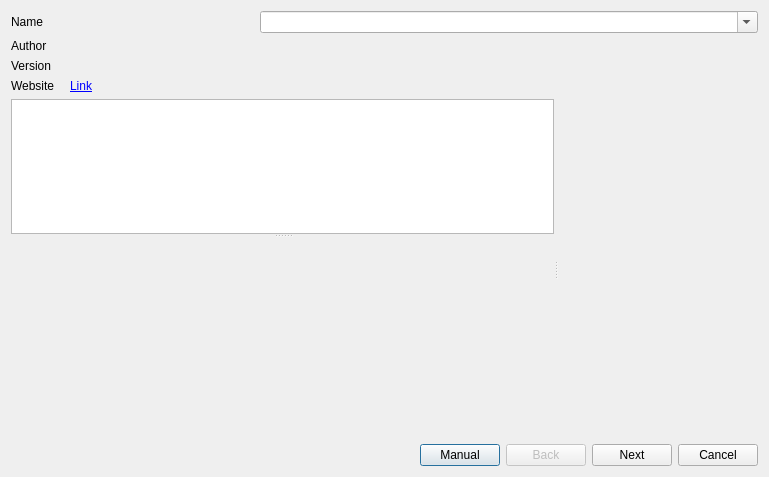
<?xml version="1.0" encoding="UTF-8"?>
<ui version="4.0">
 <class>FomodInstallerDialog</class>
 <widget class="QDialog" name="FomodInstallerDialog">
  <property name="geometry">
   <rect>
    <x>0</x>
    <y>0</y>
    <width>769</width>
    <height>477</height>
   </rect>
  </property>
  <property name="windowTitle">
   <string>FOMOD Installer</string>
  </property>
  <layout class="QVBoxLayout" name="verticalLayout" stretch="0,0,0,0">
   <item>
    <layout class="QHBoxLayout" name="horizontalLayout_2" stretch="1,2">
     <property name="spacing">
      <number>0</number>
     </property>
     <item>
      <widget class="QLabel" name="label">
       <property name="text">
        <string>Name</string>
       </property>
      </widget>
     </item>
     <item>
      <widget class="QComboBox" name="nameCombo">
       <property name="sizePolicy">
        <sizepolicy hsizetype="Minimum" vsizetype="Fixed">
         <horstretch>0</horstretch>
         <verstretch>0</verstretch>
        </sizepolicy>
       </property>
       <property name="editable">
        <bool>true</bool>
       </property>
      </widget>
     </item>
    </layout>
   </item>
   <item>
    <layout class="QFormLayout" name="formLayout">
     <property name="fieldGrowthPolicy">
      <enum>QFormLayout::AllNonFixedFieldsGrow</enum>
     </property>
     <property name="horizontalSpacing">
      <number>15</number>
     </property>
     <item row="0" column="0">
      <widget class="QLabel" name="label_3">
       <property name="text">
        <string>Author</string>
       </property>
      </widget>
     </item>
     <item row="1" column="0">
      <widget class="QLabel" name="label_4">
       <property name="text">
        <string>Version</string>
       </property>
      </widget>
     </item>
     <item row="1" column="1">
      <widget class="QLabel" name="versionLabel">
       <property name="text">
        <string/>
       </property>
      </widget>
     </item>
     <item row="2" column="0">
      <widget class="QLabel" name="label_2">
       <property name="text">
        <string>Website</string>
       </property>
      </widget>
     </item>
     <item row="2" column="1">
      <widget class="QLabel" name="websiteLabel">
       <property name="text">
        <string>&lt;a href=&quot;#&quot;&gt;Link&lt;/a&gt;</string>
       </property>
      </widget>
     </item>
     <item row="0" column="1">
      <widget class="QLabel" name="authorLabel">
       <property name="text">
        <string/>
       </property>
      </widget>
     </item>
    </layout>
   </item>
   <item>
    <widget class="QSplitter" name="splitter_2">
     <property name="sizePolicy">
      <sizepolicy hsizetype="Expanding" vsizetype="Expanding">
       <horstretch>0</horstretch>
       <verstretch>0</verstretch>
      </sizepolicy>
     </property>
     <property name="orientation">
      <enum>Qt::Horizontal</enum>
     </property>
     <property name="childrenCollapsible">
      <bool>false</bool>
     </property>
     <widget class="QSplitter" name="splitter">
      <property name="orientation">
       <enum>Qt::Vertical</enum>
      </property>
      <property name="childrenCollapsible">
       <bool>false</bool>
      </property>
      <widget class="QTextEdit" name="descriptionText">
       <property name="sizePolicy">
        <sizepolicy hsizetype="Preferred" vsizetype="Preferred">
         <horstretch>0</horstretch>
         <verstretch>0</verstretch>
        </sizepolicy>
       </property>
       <property name="minimumSize">
        <size>
         <width>0</width>
         <height>100</height>
        </size>
       </property>
       <property name="readOnly">
        <bool>true</bool>
       </property>
      </widget>
      <widget class="ScaleLabel" name="screenshotLabel">
       <property name="sizePolicy">
        <sizepolicy hsizetype="Minimum" vsizetype="Minimum">
         <horstretch>0</horstretch>
         <verstretch>0</verstretch>
        </sizepolicy>
       </property>
       <property name="minimumSize">
        <size>
         <width>320</width>
         <height>200</height>
        </size>
       </property>
       <property name="text">
        <string/>
       </property>
      </widget>
     </widget>
     <widget class="QStackedWidget" name="stepsStack">
      <property name="minimumSize">
       <size>
        <width>200</width>
        <height>0</height>
       </size>
      </property>
      <property name="currentIndex">
       <number>-1</number>
      </property>
     </widget>
    </widget>
   </item>
   <item>
    <layout class="QHBoxLayout" name="horizontalLayout_3">
     <item>
      <spacer name="horizontalSpacer">
       <property name="orientation">
        <enum>Qt::Horizontal</enum>
       </property>
       <property name="sizeHint" stdset="0">
        <size>
         <width>40</width>
         <height>20</height>
        </size>
       </property>
      </spacer>
     </item>
     <item>
      <widget class="QPushButton" name="manualBtn">
       <property name="text">
        <string>Manual</string>
       </property>
      </widget>
     </item>
     <item>
      <widget class="QPushButton" name="prevBtn">
       <property name="enabled">
        <bool>false</bool>
       </property>
       <property name="text">
        <string>Back</string>
       </property>
      </widget>
     </item>
     <item>
      <widget class="QPushButton" name="nextBtn">
       <property name="text">
        <string>Next</string>
       </property>
      </widget>
     </item>
     <item>
      <widget class="QPushButton" name="cancelBtn">
       <property name="text">
        <string>Cancel</string>
       </property>
       <property name="default">
        <bool>false</bool>
       </property>
       <property name="flat">
        <bool>false</bool>
       </property>
      </widget>
     </item>
    </layout>
   </item>
  </layout>
 </widget>
 <customwidgets>
  <customwidget>
   <class>ScaleLabel</class>
   <extends>QLabel</extends>
   <header>scalelabel.h</header>
  </customwidget>
 </customwidgets>
 <resources/>
 <connections/>
</ui>
